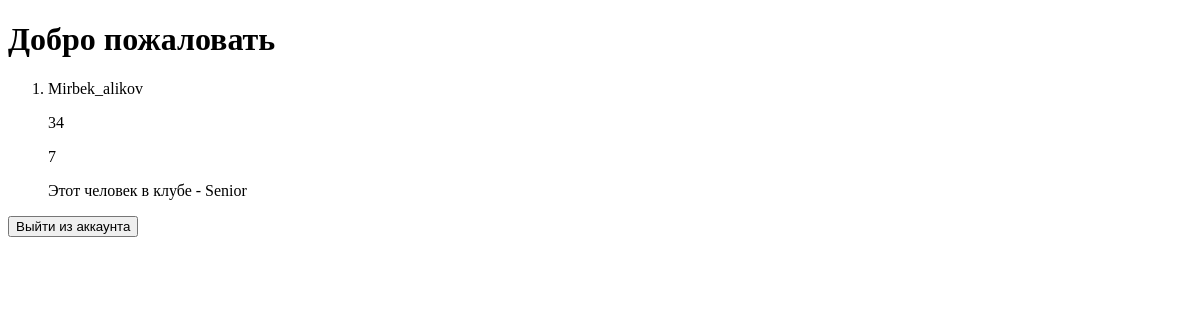
/user_list/, run on an earlier commit of the app's database.
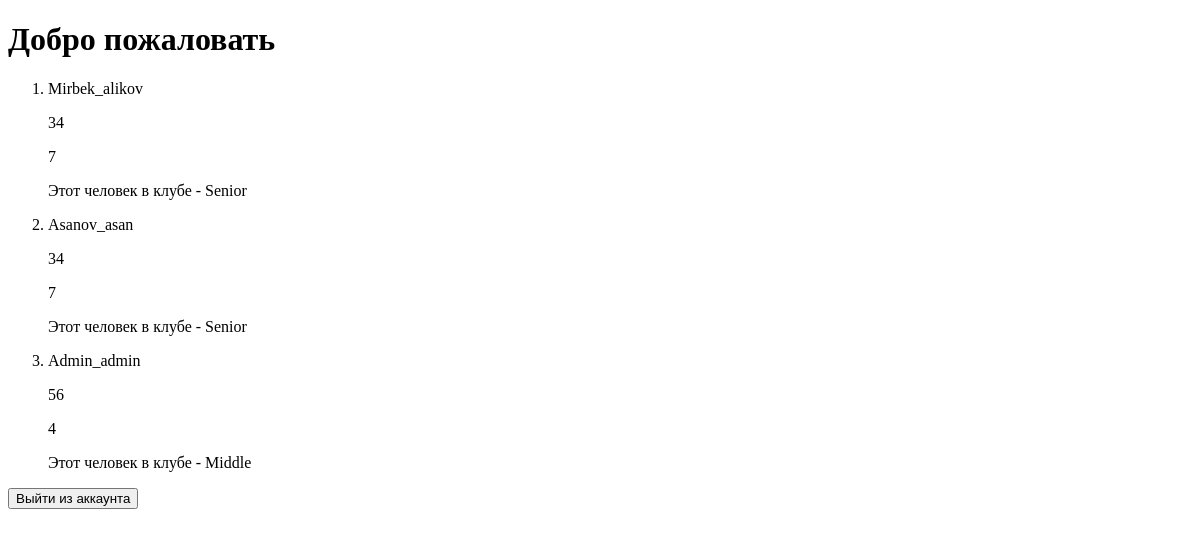
And on a later commit of the database.
### users/models.py (models this page shows, shortened)
class CustomUser(User):
    GENDER_CHOICES = (
        ('Male', 'Male'),
        ('Female', 'Female'),
        ('Other', 'Other'),
    )
    age = models.IntegerField(null=True, blank=True)
    phone_number = models.CharField(max_length=14, default='+996000000000')
    whats_phone = models.CharField(max_length=14, default='+996000000000')
    experience = models.PositiveIntegerField(default=2)
    gender = models.CharField(max_length=10, choices=GENDER_CHOICES, default='Male')
    club = models.CharField(max_length=100,null=True, blank=True)

### users/views.py (the view)
# urls.py: path('user_list/', views.UserListView.as_view(), name='user_list'),
class UserListView(ListView):
    template_name = 'user/user_list.html'
    context_object_name = 'users'
    model = models.CustomUser
    def get_queryset(self):
        return models.CustomUser.objects.all()

### templates/user/user_list.html (shortened to what this page needs)
<!DOCTYPE html>
<html lang="en">
<head>
</head>
<body>
<h1>Добро пожаловать</h1>
    <ol>
        {% for i in users %}
        <li>
            <p>{{ i.username }}</p>
            <p>{{ i.age }}</p>
            <p>{{ i.experience}}</p>
            {% if i.club %}
            <p>Этот человек в клубе - {{ i.club }}</p>
            {% else %}
            <p>Клуб не определен</p>
            {%endif%}
        </li>
        {% endfor %}
    </ol>
<form action="{% url 'users:login' %}" method="POST">
    <button type="submit">Выйти из аккаунта</button>
</form>
</body>
</html>

What changed in the data, as far as the page shows it:
added CustomUser: username "Asanov_asan", age "34", experience "7", club "Senior"
added CustomUser: username "Admin_admin", age "56", experience "4", club "Middle"
